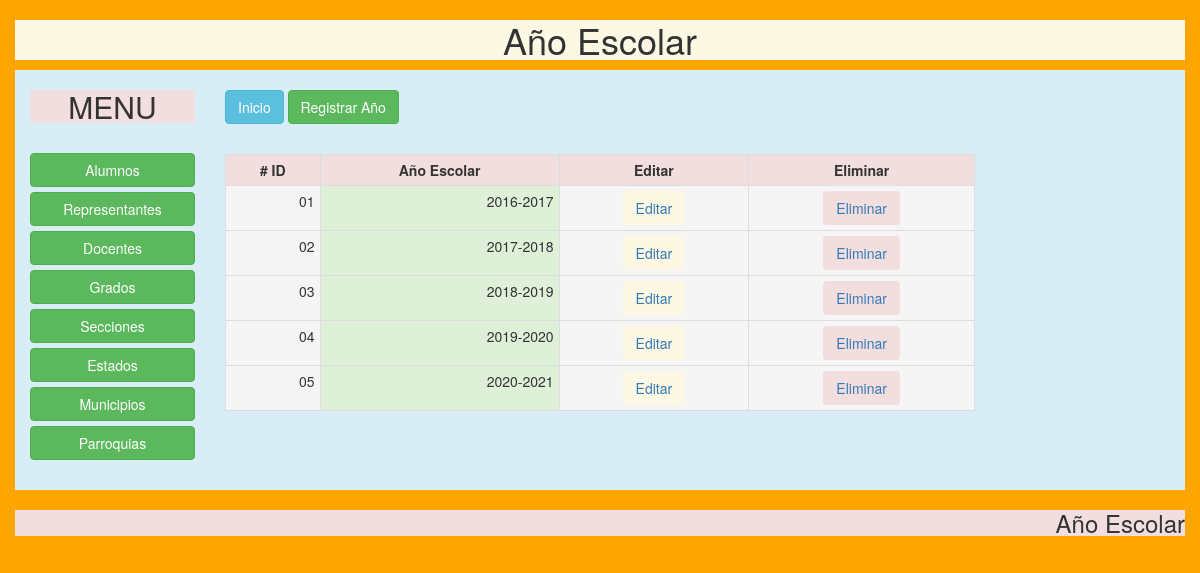
The page /index.php/anio/anio on the database its author committed.
### tables this page shows
CREATE TABLE `anio_escolar` (
  `id` int(11) NOT NULL,
  `anio` varchar(9) DEFAULT NULL
);

### application/controllers/anio/Anio.php (called while the page is built, shortened)
<?php
class Anio extends CI_Controller {
	public function __construct()
    {
        $this->load->model('AnioModel', 'anio');
    }
	public function index()
	{
        $this->load->helper(array('dateformat'));
		$this->data['titulo'] = 'Año Escolar';
		$this->data['listar'] = $this->anio->listar();
		$this->load->view('header', $this->data);
        $this->load->view('anio/anio');
		$this->load->view('footer');
	}
}

### index.php (called while the page is built, shortened)
<?php
require_once BASEPATH.'core/CodeIgniter.php';

### application/models/AnioModel.php (called while the page is built, shortened)
<?php if ( ! defined('BASEPATH')) exit('No direct script access allowed');
class AnioModel extends CI_Model {
    private $tabla = 'anio_escolar';
    public function listar()
    {
        $query = $this->db->get($this->tabla);
        return $query->result();
    }
}

### application/views/anio/anio.php (the view)
<div class="container">
<section class="bg-info main row">
	<aside class="col-md-2 text-center">
	<h2 class="bg-danger">MENU</h2>
	<br>
			<p><a class="btn btn-block btn-success" href="<?php echo base_url('alumnos/Alumnos') ?>">Alumnos</a>
			<a class="btn btn-block btn-success" href="<?php echo base_url('representantes/Representantes') ?>">Representantes</a>
			<a class="btn btn-block btn-success" href="<?php echo base_url('docentes/Docentes') ?>">Docentes</a>
			<a class="btn btn-block btn-success" href="<?php echo base_url('grados/Grados') ?>">Grados</a>
			<a class="btn btn-block btn-success" href="<?php echo base_url('secciones/Secciones') ?>">Secciones</a>
			<a class="btn btn-block btn-success" href="<?php echo base_url('estados/Estados') ?>">Estados</a>
			<a class="btn btn-block btn-success" href="<?php echo base_url('municipios/Municipios') ?>">Municipios</a>
			<a class="btn btn-block btn-success" href="<?php echo base_url('parroquias/Parroquias') ?>">Parroquias</a></p>
			<br>
	</aside>
	<div class="col-md-8"><br>
	<p><a class="btn btn-info" href="<?php echo base_url() ?>">Inicio</a>
	<a class="btn btn-success" href="<?php echo base_url('anio/Anio/registrar') ?>" title="">Registrar Año</a>
		<div class="table-responsive"><br>
			<table class="table table-responsive table-bordered table-hover table-condensed">
		<tr class="danger text-center">
			<th class="text-center"># ID</th>
			<th class="text-center">Año Escolar</th>
			<th class="text-center">Editar</th>
			<th class="text-center">Eliminar</th>
		</tr>
		<?php
		$i=1;
            foreach ($listar as $anios) {
                ?>
		<tr class="">
            <td class="active text-right"><?php echo str_pad($i, 2, "0", STR_PAD_LEFT); ?></td>
			<td class="success text-right"><?php echo $anios->anio?></td>
			<td class="active text-center"><a class="btn bg-warning" href="<?php echo base_url('anio/anio/modificar/'.$anios->id) ?>">Editar</a></td>
			<td class="active text-center"><a class="btn bg-danger" href="<?php echo base_url('anio/anio/eliminar/'.$anios->id) ?>">Eliminar</a></td>
		</tr>
			<?php
			$i++;
                }
                ?>
	</table>
	</div>
</div>
</div>

### css/estilos.css (style rules this page uses)
* { margin: 0; padding: 0; box-sizing: border-box; }
#fondo { background-image: url(imagen/autobus.jpg); background-color: orange; }

### rows shown on the page
anio_escolar: i "01", anio "2016-2017"
anio_escolar: i "02", anio "2017-2018"
anio_escolar: i "03", anio "2018-2019"
anio_escolar: i "04", anio "2019-2020"
anio_escolar: i "05", anio "2020-2021"

### other values the page prints
$titulo "Año Escolar"
